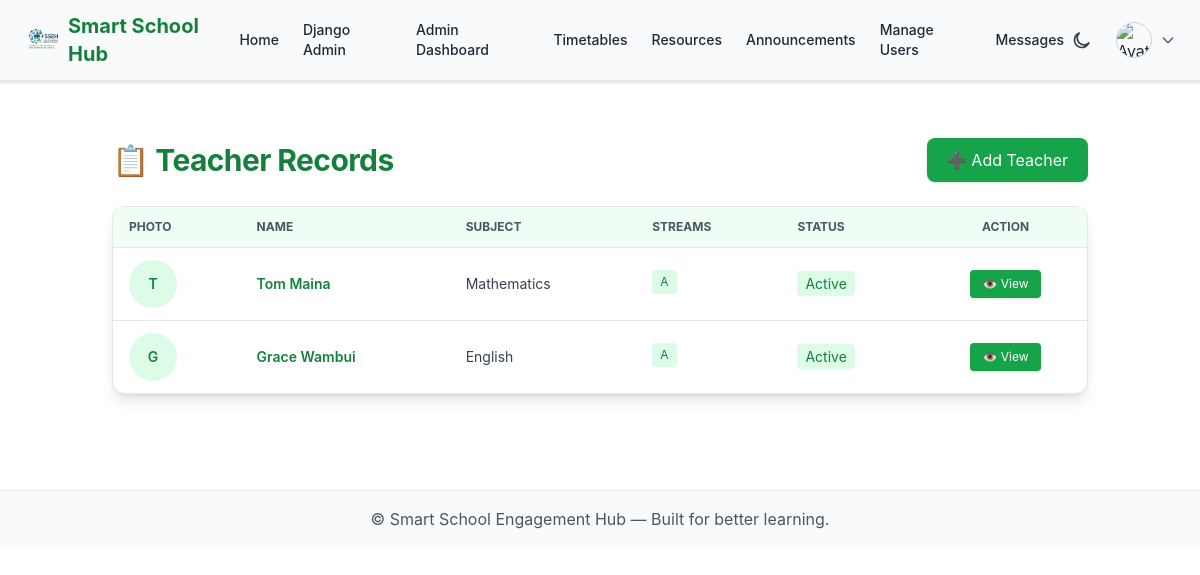
/school-admin/teacher-records/ (signed in), run on the app's committed database.
### school_admin/models.py (models this page shows, shortened)
class TeacherRecord(models.Model):
    user = models.OneToOneField(
        User, on_delete=models.SET_NULL, null=True, blank=True,
        related_name='teacher_record'
    )
    full_name = models.CharField(max_length=100)
    phone = models.CharField(max_length=20, blank=True)
    email = models.EmailField(blank=True)
    gender = models.CharField(max_length=10, choices=[('M', 'Male'), ('F', 'Female')])
    qualification = models.CharField(max_length=100, blank=True)
    specialization = models.ForeignKey(Subject, on_delete=models.SET_NULL, null=True, blank=True)
    assigned_streams = models.ManyToManyField(Stream, blank=True)
    employment_date = models.DateField(null=True, blank=True)
    status = models.CharField(
        max_length=20,
        choices=[('active', 'Active'), ('leave', 'On Leave'), ('inactive', 'Inactive')],
        default='active'
    )
    photo = models.ImageField(upload_to='teacher_photos/', blank=True, null=True)

### school/models.py (models this page shows, shortened)
class Subject(models.Model):
    school = models.ForeignKey(School, on_delete=models.CASCADE, related_name="subjects")
    name = models.CharField(max_length=60)
    short_code = models.CharField(max_length=15)
    class Meta:
        unique_together = ("school", "name", "short_code")

class Stream(models.Model):
    school = models.ForeignKey(School, on_delete=models.CASCADE, related_name="streams")
    grade = models.ForeignKey(GradeLevel, on_delete=models.CASCADE, related_name="streams")
    code = models.CharField(max_length=30)  # "North", "Green", etc.
    year = models.ForeignKey(AcademicYear, on_delete=models.CASCADE, related_name="streams")
    homeroom_teacher = models.ForeignKey(
        User,
        null=True,
        blank=True,
        on_delete=models.SET_NULL,
        limit_choices_to={"is_teacher": True},
        related_name="homerooms"
    )
    class Meta:
        unique_together = ("school", "grade", "code", "year")
        ordering = ["grade__order", "code"]

### school_admin/views.py (the view)
# urls.py: path("teacher-records/", views.teacher_record_list, name="teacher_record_list"),
@login_required
@user_passes_test(is_school_admin)
def teacher_record_list(request):
    teachers = TeacherRecord.objects.select_related('specialization').prefetch_related('assigned_streams')
    return render(request, 'school_admin/teacher_record_list.html', {'teachers': teachers})

### communications/context_processors.py (called while the page is built)
def unread_messages_count(request):
    if request.user.is_authenticated and hasattr(request.user, "is_parent") and request.user.is_parent:
        count = ParentMessage.objects.filter(parent=request.user, is_read=False).count()
        return {"unread_messages_count": count}
    return {"unread_messages_count": 0}

### school_admin/views.py (called while the page is built)
def is_school_admin(user):
    return user.is_superuser or getattr(user, "is_school_admin", False)

### sseh_multi/context_processors.py (called while the page is built)
def unread_messages_count(request):
    if request.user.is_authenticated and getattr(request.user, "is_school_admin", False):
        count = ContactMessage.objects.filter(is_replied=False).count()
    else:
        count = 0
    return {"unread_message_count": count}

### school_admin/templates/school_admin/teacher_record_list.html (shortened to what this page needs)
{% extends "base.html" %}
{% block content %}
<div class="container mx-auto p-6">
    <div class="flex flex-col sm:flex-row justify-between items-center mb-6 gap-3">
        <h1 class="text-3xl font-bold text-green-700 text-center sm:text-left">📋 Teacher Records</h1>
        <a href="{% url 'school_admin:create_teacher_record' %}"
            class="bg-green-600 text-white px-5 py-2.5 rounded-lg hover:bg-green-700 shadow transition">
            ➕ Add Teacher
        </a>
    </div>
    {% if teachers %}
    <div class="overflow-x-auto bg-white shadow-lg rounded-xl border border-gray-200">
        <table class="min-w-full text-sm text-left text-gray-700">
            <thead class="bg-green-50 text-gray-600 uppercase text-xs">
                <tr>
                    <th class="py-3 px-4">Photo</th>
                    <th class="py-3 px-4">Name</th>
                    <th class="py-3 px-4">Subject</th>
                    <th class="py-3 px-4">Streams</th>
                    <th class="py-3 px-4">Status</th>
                    <th class="py-3 px-4 text-center">Action</th>
                </tr>
            </thead>
            <tbody>
                {% for t in teachers %}
                <tr class="border-t hover:bg-gray-50 transition">
                    <td class="py-3 px-4">
                        {% if t.photo %}
                        <img src="{{ t.photo.url }}" alt="{{ t.full_name }}"
                            class="w-12 h-12 rounded-full object-cover border border-gray-300 shadow-sm">
                        {% else %}
                        <div
                            class="w-12 h-12 rounded-full bg-green-100 text-green-700 flex items-center justify-center font-semibold">
                            {{ t.full_name|slice:":1" }}
                        </div>
                        {% endif %}
                    </td>
                    <td class="py-3 px-4 font-medium">
                        <a href="{% url 'school_admin:teacher_detail' t.id %}"
                            class="text-green-700 hover:underline font-semibold">
                            {{ t.full_name }}
                        </a>
                    </td>
                    <td class="py-3 px-4">{{ t.specialization.name|default:"—" }}</td>
                    <td class="py-3 px-4">
                        {% for s in t.assigned_streams.all %}
                        <span class="bg-green-100 text-green-700 text-xs px-2 py-1 rounded mr-1 mb-1 inline-block">
                            {{ s.code }}
                        </span>
                        {% empty %}
                        <span class="text-gray-400 italic">None</span>
                        {% endfor %}
                    </td>
                    <td class="py-3 px-4">
                        <span class="text-sm px-2 py-1 rounded
                            {% if t.status == 'active' %}
                                bg-green-100 text-green-700
                            {% elif t.status == 'leave' %}
                                bg-yellow-100 text-yellow-700
                            {% else %}
                                bg-gray-100 text-gray-600
                            {% endif %}">
                            {{ t.get_status_display }}
                        </span>
                    </td>
                    <td class="py-3 px-4 text-center">
                        <a href="{% url 'school_admin:teacher_detail' t.id %}"
                            class="inline-flex items-center gap-1 bg-green-600 text-white px-3 py-1.5 rounded hover:bg-green-700 text-xs shadow">
                            👁️ View
                        </a>
                    </td>
                </tr>
                {% endfor %}
            </tbody>
        </table>
    </div>
    {% else %}
    <div class="bg-yellow-50 border-l-4 border-yellow-500 p-5 rounded text-yellow-800 mt-6 text-center">
        ⚠️ No teacher records found.<br>
        <span class="text-sm">Use the <strong>Add Teacher</strong> button above to create one.</span>
    </div>
    {% endif %}
</div>
{% endblock %}

### static/css/global.css (style rules this page uses)
body { font-family: 'Inter', sans-serif; line-height: 1.6; -webkit-font-smoothing: antialiased; }
h1, h2, h3, h4, h5, h6 { font-weight: 600; letter-spacing: -0.02em; }
.container { max-width: 1200px; margin: 0 auto; padding: 0 1.25rem; }
.text-center { text-align: center; }
.text-left { text-align: left; }
.rounded-xl { border-radius: 1rem; }
.shadow-lg { box-shadow: 0 6px 12px rgba(0, 0, 0, 0.15); }
.transition { transition: all 0.3s ease; }

### static/css/theme.css (style rules this page uses)
:root { --bg: #ffffff; --surface: #f9fafb; --text: #1f2937; --border: #e5e7eb; --green: #16a34a; --green-hover: #22c55e; --red: #dc2626; --red-hover: #b91c1c; }
body { background-color: var(--bg); color: var(--text); font-family: 'Inter', sans-serif; transition: background-color 0.3s ease, color 0.3s ease; }
a { color: var(--green); text-decoration: none; }

### data on the page
TeacherRecord: full_name "T", full_name "Tom Maina", specialization.name "Mathematics", status "Active"
Stream: code "A"
TeacherRecord: full_name "G", full_name "Grace Wambui", specialization.name "English", status "Active"
